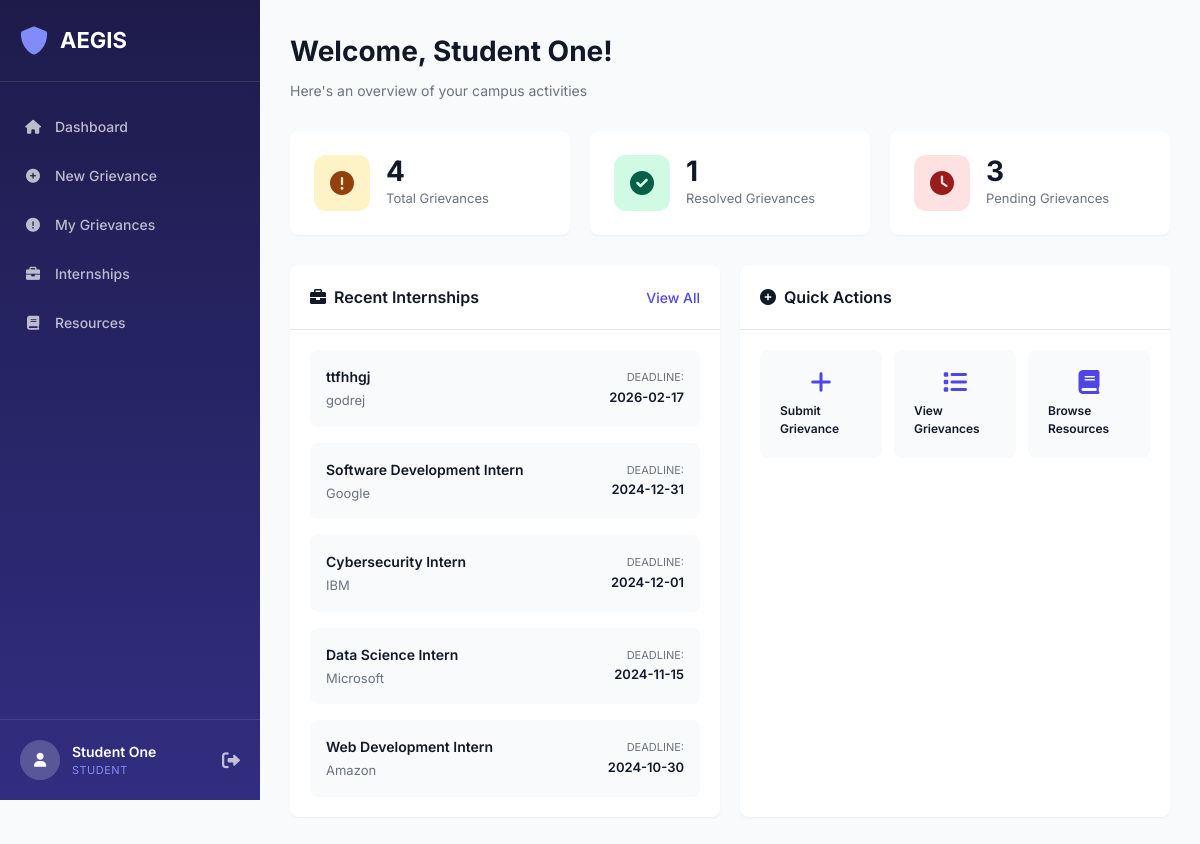
The page /student/dashboard (signed in) on the database its author committed.
### tables this page shows
CREATE TABLE internships (
            id INTEGER PRIMARY KEY AUTOINCREMENT,
            title TEXT NOT NULL,
            company TEXT NOT NULL,
            description TEXT,
            deadline DATE NOT NULL,
            created_at TIMESTAMP DEFAULT CURRENT_TIMESTAMP
        );

### app.py (the view)
@app.route('/student/dashboard')
@login_required
@role_required(['student'])
def student_dashboard():
    user_id = session['user_id']
    conn = get_db_connection()
    total = conn.execute('SELECT COUNT(*) FROM grievances WHERE student_id = ?', (user_id,)).fetchone()[0]
    resolved = conn.execute('SELECT COUNT(*) FROM grievances WHERE student_id = ? AND status = ?', (user_id, 'Resolved')).fetchone()[0]
    internships = conn.execute('SELECT * FROM internships ORDER BY deadline DESC LIMIT 5').fetchall()
    conn.close()
    return render_template('student/dashboard.html', total=total, resolved=resolved, internships=internships)

### app.py (called while the page is built)
def get_db_connection():
    conn = sqlite3.connect('database.db')
    conn.row_factory = sqlite3.Row
    return conn

def login_required(f):
    @wraps(f)
    def decorated_function(*args, **kwargs):
        if 'user_id' not in session:
            return redirect(url_for('login'))
        return f(*args, **kwargs)
    return decorated_function

def role_required(roles):
    def decorator(f):
        @wraps(f)
        def decorated_function(*args, **kwargs):
            if 'role' not in session or session['role'] not in roles:
                flash('Unauthorized access', 'error')
                return redirect(url_for('login'))
            return f(*args, **kwargs)
        return decorated_function
    return decorator

### templates/student/dashboard.html (shortened to what this page needs)
{% extends "base.html" %}
{% block content %}
<div class="dashboard-header">
    <h1>Welcome, {{ session.get('name') }}!</h1>
    <p>Here's an overview of your campus activities</p>
</div>
<div class="stats-grid">
    <div class="stat-card">
        <div class="stat-icon total">
            <i class="fas fa-exclamation-circle"></i>
        </div>
        <div class="stat-info">
            <h3>{{ total }}</h3>
            <p>Total Grievances</p>
        </div>
    </div>
    <div class="stat-card">
        <div class="stat-icon resolved">
            <i class="fas fa-check-circle"></i>
        </div>
        <div class="stat-info">
            <h3>{{ resolved }}</h3>
            <p>Resolved Grievances</p>
        </div>
    </div>
    <div class="stat-card">
        <div class="stat-icon pending">
            <i class="fas fa-clock"></i>
        </div>
        <div class="stat-info">
            <h3>{{ total - resolved }}</h3>
            <p>Pending Grievances</p>
        </div>
    </div>
</div>
<div class="content-grid">
    <div class="card">
        <div class="card-header">
            <h2><i class="fas fa-briefcase"></i> Recent Internships</h2>
            <a href="{{ url_for('student_internships') }}" class="btn-link">View All</a>
        </div>
        <div class="card-body">
            {% if internships %}
            <div class="internship-list">
                {% for internship in internships %}
                <div class="internship-item">
                    <div class="internship-info">
                        <h4>{{ internship.title }}</h4>
                        <p class="company">{{ internship.company }}</p>
                    </div>
                    <div class="internship-deadline">
                        <span class="deadline-label">Deadline:</span>
                        <span class="deadline-date">{{ internship.deadline }}</span>
                    </div>
                </div>
                {% endfor %}
            </div>
            {% else %}
            <p class="empty-message">No internships available at the moment.</p>
            {% endif %}
        </div>
    </div>
    <div class="card">
        <div class="card-header">
            <h2><i class="fas fa-plus-circle"></i> Quick Actions</h2>
        </div>
        <div class="card-body">
            <div class="quick-actions">
                <a href="{{ url_for('student_grievance_new') }}" class="action-btn">
                    <i class="fas fa-plus"></i>
                    <span>Submit Grievance</span>
                </a>
                <a href="{{ url_for('student_grievances') }}" class="action-btn">
                    <i class="fas fa-list"></i>
                    <span>View Grievances</span>
                </a>
                <a href="{{ url_for('student_resources') }}" class="action-btn">
                    <i class="fas fa-book"></i>
                    <span>Browse Resources</span>
                </a>
            </div>
        </div>
    </div>
</div>
{% endblock %}

### templates/base.html (shortened to what this page needs)
<!DOCTYPE html>
<html lang="en">
<head>
    <link rel="stylesheet" href="{{ url_for('static', filename='css/style.css') }}">
    <link rel="stylesheet" href="{{ url_for('static', filename='css/dashboard.css') }}">
    <link rel="stylesheet" href="https://cdnjs.cloudflare.com/ajax/libs/font-awesome/6.0.0/css/all.min.css">
</head>
<body>
    {% if session.get('user_id') %}
    <div class="dashboard-container">
        <aside class="sidebar">
            <div class="logo">
                <i class="fas fa-shield-alt"></i>
                <span>AEGIS</span>
            </div>
            <nav class="nav-menu">
                {% if session.get('role') == 'admin' %}
                <a href="{{ url_for('admin_dashboard') }}" class="nav-item {% if active_page == 'dashboard' %}active{% endif %}">
                    <i class="fas fa-home"></i> Dashboard
                </a>
                <a href="{{ url_for('admin_grievances') }}" class="nav-item {% if active_page == 'grievances' %}active{% endif %}">
                    <i class="fas fa-exclamation-circle"></i> Grievances
                </a>
                <a href="{{ url_for('admin_internships') }}" class="nav-item {% if active_page == 'internships' %}active{% endif %}">
                    <i class="fas fa-briefcase"></i> Internships
                </a>
                <a href="{{ url_for('admin_resources') }}" class="nav-item {% if active_page == 'resources' %}active{% endif %}">
                    <i class="fas fa-book"></i> Resources
                </a>
                <a href="{{ url_for('admin_users') }}" class="nav-item {% if active_page == 'users' %}active{% endif %}">
                    <i class="fas fa-users"></i> Users
                </a>
                {% elif session.get('role') == 'student' %}
                <a href="{{ url_for('student_dashboard') }}" class="nav-item {% if active_page == 'dashboard' %}active{% endif %}">
                    <i class="fas fa-home"></i> Dashboard
                </a>
                <a href="{{ url_for('student_grievance_new') }}" class="nav-item {% if active_page == 'grievance_new' %}active{% endif %}">
                    <i class="fas fa-plus-circle"></i> New Grievance
                </a>
                <a href="{{ url_for('student_grievances') }}" class="nav-item {% if active_page == 'grievances' %}active{% endif %}">
                    <i class="fas fa-exclamation-circle"></i> My Grievances
                </a>
                <a href="{{ url_for('student_internships') }}" class="nav-item {% if active_page == 'internships' %}active{% endif %}">
                    <i class="fas fa-briefcase"></i> Internships
                </a>
                <a href="{{ url_for('student_resources') }}" class="nav-item {% if active_page == 'resources' %}active{% endif %}">
                    <i class="fas fa-book"></i> Resources
                </a>
                {% endif %}
            </nav>
            <div class="user-info">
                <div class="user-avatar">
                    <i class="fas fa-user"></i>
                </div>
                <div class="user-details">
                    <span class="user-name">{{ session.get('name') }}</span>
                    <span class="user-role">{{ session.get('role')|upper }}</span>
                </div>
                <a href="{{ url_for('logout') }}" class="logout-btn">
                    <i class="fas fa-sign-out-alt"></i>
                </a>
            </div>
        </aside>
        <main class="main-content">
            {% block content %}{% endblock %}
        </main>
    </div>
    {% else %}
    {% block login_content %}{% endblock %}
    {% endif %}
</body>
</html>

### static/css/style.css (style rules this page uses)
:root { --primary-color: #4f46e5; --primary-hover: #4338ca; --secondary-color: #6b7280; --success-color: #10b981; --warning-color: #f59e0b; --danger-color: #ef4444; --info-color: #3b82f6; --dark-color: #1f2937; --light-color: #f9fafb; --white: #ffffff; --border-color: #e5e7eb; --text-primary: #111827; --text-secondary: #6b7280; --shadow-sm: 0 1px 2px 0 rgba(0, 0, 0, 0.05); --shadow-md: 0 4px 6px -1px rgba(0, 0, 0, 0.1); --shadow-lg: 0 10px 15px -3px rgba(0, 0, 0, 0.1); --radius: 8px; }
* { margin: 0; padding: 0; box-sizing: border-box; }
body { font-family: 'Inter', -apple-system, BlinkMacSystemFont, 'Segoe UI', Roboto, sans-serif; font-size: 14px; line-height: 1.5; color: var(--text-primary); background-color: var(--light-color); }
.btn-link { color: var(--primary-color); text-decoration: none; font-weight: 500; }

### rows shown on the page
internships: title "ttfhhgj", company "godrej", deadline "2026-02-17"
internships: title "Software Development Intern", company "Google", deadline "2024-12-31"
internships: title "Cybersecurity Intern", company "IBM", deadline "2024-12-01"
internships: title "Data Science Intern", company "Microsoft", deadline "2024-11-15"
internships: title "Web Development Intern", company "Amazon", deadline "2024-10-30"

### other values the page prints
{{ session.get('name') }} "Student One"
{{ session.get('role')|upper }} "STUDENT"
{{ total }} "4"
{{ resolved }} "1"
{{ total - resolved }} "3"
